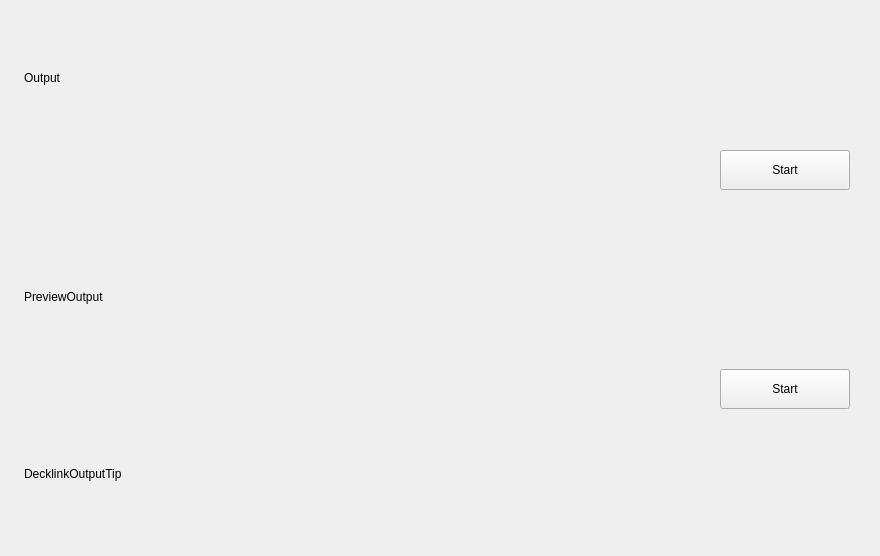
<?xml version="1.0" encoding="UTF-8"?>
<ui version="4.0">
 <class>Output</class>
 <widget class="QWidget" name="Output">
  <property name="modal" stdset="0">
   <bool>false</bool>
  </property>
  <property name="geometry">
   <rect>
    <x>0</x>
    <y>0</y>
    <width>880</width>
    <height>556</height>
   </rect>
  </property>
  <property name="sizePolicy">
   <sizepolicy hsizetype="Expanding" vsizetype="Expanding">
    <horstretch>0</horstretch>
    <verstretch>0</verstretch>
   </sizepolicy>
  </property>
  <property name="windowTitle">
   <string>Decklink Output</string>
  </property>
  <layout class="QVBoxLayout" name="verticalLayout" stretch="0,1,0,0,1,0,0">
   <property name="spacing">
    <number>0</number>
   </property>
   <property name="sizeConstraint">
    <enum>QLayout::SetDefaultConstraint</enum>
   </property>
   <property name="leftMargin">
    <number>24</number>
   </property>
   <property name="topMargin">
    <number>20</number>
   </property>
   <property name="rightMargin">
    <number>30</number>
   </property>
   <property name="bottomMargin">
    <number>25</number>
   </property>
   <item>
    <widget class="QLabel" name="label">
     <property name="text">
      <string>Output</string>
     </property>
    </widget>
   </item>
   <item>
    <layout class="QVBoxLayout" name="propertiesLayout">
     <property name="spacing">
      <number>10</number>
     </property>
     <property name="topMargin">
      <number>15</number>
     </property>
    </layout>
   </item>
   <item>
    <layout class="QHBoxLayout" name="horizontalLayout">
     <property name="spacing">
      <number>10</number>
     </property>
     <property name="bottomMargin">
      <number>50</number>
     </property>
     <item>
      <spacer name="horizontalSpacer">
       <property name="orientation">
        <enum>Qt::Horizontal</enum>
       </property>
       <property name="sizeHint" stdset="0">
        <size>
         <width>40</width>
         <height>20</height>
        </size>
       </property>
      </spacer>
     </item>
     <item>
      <widget class="QPushButton" name="outputButton">
       <property name="minimumSize">
        <size>
         <width>130</width>
         <height>40</height>
        </size>
       </property>
       <property name="text">
        <string>Start</string>
       </property>
      </widget>
     </item>
    </layout>
   </item>
   <item>
    <widget class="QLabel" name="label_2">
     <property name="text">
      <string>PreviewOutput</string>
     </property>
    </widget>
   </item>
   <item>
    <layout class="QVBoxLayout" name="previewPropertiesLayout">
     <property name="spacing">
      <number>10</number>
     </property>
     <property name="topMargin">
      <number>15</number>
     </property>
    </layout>
   </item>
   <item>
    <layout class="QHBoxLayout" name="horizontalLayout_2">
     <property name="spacing">
      <number>10</number>
     </property>
     <property name="bottomMargin">
      <number>7</number>
     </property>
     <item>
      <spacer name="horizontalSpacer_2">
       <property name="orientation">
        <enum>Qt::Horizontal</enum>
       </property>
       <property name="sizeHint" stdset="0">
        <size>
         <width>40</width>
         <height>20</height>
        </size>
       </property>
      </spacer>
     </item>
     <item>
      <widget class="QPushButton" name="previewOutputButton">
       <property name="minimumSize">
        <size>
         <width>130</width>
         <height>40</height>
        </size>
       </property>
       <property name="text">
        <string>Start</string>
       </property>
      </widget>
     </item>
    </layout>
   </item>
   <item>
    <widget class="QLabel" name="keyerLabel">
     <property name="text">
      <string>DecklinkOutputTip</string>
     </property>
    </widget>
   </item>
  </layout>
 </widget>
 <resources/>
 <connections/>
</ui>
